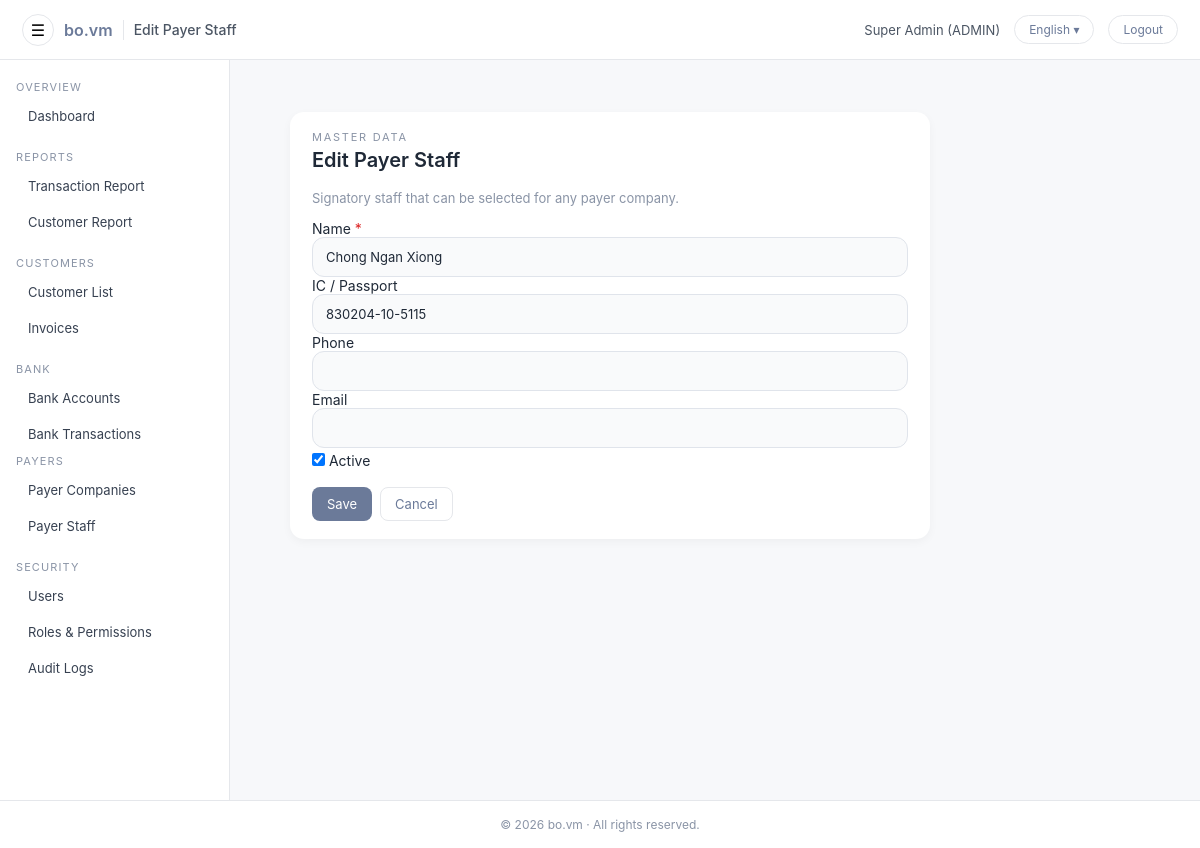
The page /admin/payers/payer_staff_edit.php?id=1 (signed in) on the database its author committed.
### tables this page shows
CREATE TABLE `users` (
  `id` int(11) NOT NULL AUTO_INCREMENT,
  `username` varchar(100) NOT NULL,
  `password_hash` varchar(255) NOT NULL,
  `full_name` varchar(255) NOT NULL,
  `email` varchar(255) DEFAULT NULL,
  `phone` varchar(50) DEFAULT NULL,
  `nric` varchar(50) DEFAULT NULL,
  `role` enum('ADMIN','CUSTOMER') NOT NULL DEFAULT 'CUSTOMER',
  `customer_id` int(11) DEFAULT NULL,
  `must_change_password` tinyint(1) NOT NULL DEFAULT 1,
  `is_active` tinyint(1) NOT NULL DEFAULT 1,
  `last_login_at` datetime DEFAULT NULL,
  `created_at` datetime NOT NULL DEFAULT current_timestamp(),
  `updated_at` datetime DEFAULT NULL ON UPDATE current_timestamp(),
  PRIMARY KEY (`id`),
  UNIQUE KEY `uq_users_username` (`username`),
  KEY `fk_users_customer` (`customer_id`),
  CONSTRAINT `fk_users_customer` FOREIGN KEY (`customer_id`) REFERENCES `customers` (`id`) ON DELETE SET NULL ON UPDATE CASCADE
);

CREATE TABLE `payer_company_staff` (
  `id` int(10) unsigned NOT NULL AUTO_INCREMENT,
  `payer_company_id` int(10) unsigned DEFAULT NULL,
  `staff_name` varchar(255) NOT NULL,
  `phone` varchar(50) DEFAULT NULL,
  `email` varchar(120) DEFAULT NULL,
  `ic_no` varchar(50) DEFAULT NULL,
  `is_active` tinyint(1) NOT NULL DEFAULT 1,
  `created_at` datetime DEFAULT current_timestamp(),
  `updated_at` datetime DEFAULT NULL ON UPDATE current_timestamp(),
  PRIMARY KEY (`id`),
  KEY `idx_company` (`payer_company_id`),
  CONSTRAINT `fk_pcs_company` FOREIGN KEY (`payer_company_id`) REFERENCES `payer_companies` (`id`) ON DELETE SET NULL ON UPDATE CASCADE
);

### app/helpers.php (called while the page is built, shortened)
<?php
if (!function_exists('h')) {
    function h($v): string {
        return htmlspecialchars((string)$v, ENT_QUOTES, 'UTF-8');
    }
}
if (!function_exists('url')) {
    function url(string $path = ''): string {
        $base = defined('BASE_URL') ? rtrim(BASE_URL, '/') : '';
        $path = ltrim($path, '/');
        return ($base ?: '') . '/' . $path;
    }
}

### config/i18n.php (called while the page is built, shortened)
<?php
$lang = $_SESSION['lang'] ?? 'en';
$__translations = [];
$path = __DIR__ . '/../lang/' . $lang . '.php';
if (file_exists($path)) {
    $__translations = require $path;
}
function __tr_find(array $arr, string $key): mixed
{
    if (strpos($key, '.') !== false) {
        $parts = explode('.', $key);
        $cur   = $arr;
        foreach ($parts as $p) {
            if (!is_array($cur) || !array_key_exists($p, $cur)) {
                return null;
            }
            $cur = $cur[$p];
        }
        return $cur;
    }
    return null;
}
function t(string $key, array|string $vars = [], string $fallback = ''): string
{
    global $__translations;
    $text = $fallback;
    $found = __tr_find($__translations, $key);
    if (is_string($found)) {
        $text = $found;
    }
    return $text;
}

### app/auth.php (called while the page is built, shortened)
<?php
require_once __DIR__ . '/../app/helpers.php';
function current_user(): ?array
{
    static $cached = null;
    if ($cached !== null) {
        return $cached;
    }
    $uid = (int)($_SESSION['user_id'] ?? 0);
    $pdo = get_pdo();
    $st  = $pdo->prepare("SELECT * FROM users WHERE id = :id AND is_active = 1");
    $st->execute([':id' => $uid]);
    $row = $st->fetch();
    return $cached = ($row ?: null);
}
function require_admin(): void
{
    $u = current_user();
}

### public/admin/payers/payer_staff_edit.php (the view, shortened to what this page needs)
<?php
require_admin();
$pdo = get_pdo();
$pdo->setAttribute(PDO::ATTR_DEFAULT_FETCH_MODE, PDO::FETCH_ASSOC);
$hasT = function_exists('t');
$id    = isset($_GET['id']) ? (int)$_GET['id'] : 0;
$staff = [
    'id'         => $id,
    'staff_name' => '',
    'ic_no'      => '',
    'phone'      => '',
    'email'      => '',
    'is_active'  => 1,
];
if ($id > 0 && $_SERVER['REQUEST_METHOD'] !== 'POST') {
    $st = $pdo->prepare("
        SELECT * FROM payer_company_staff WHERE id = ?
    ");
    $st->execute([$id]);
    $row = $st->fetch();
    if ($row) {
        $staff['staff_name'] = $row['staff_name'] ?? '';
        $staff['ic_no']      = $row['ic_no']      ?? '';
        $staff['phone']      = $row['phone']      ?? '';
        $staff['email']      = $row['email']      ?? '';
        $staff['is_active']  = isset($row['is_active']) ? (int)$row['is_active'] : 1;
    } else {
        http_response_code(404);
        exit('Payer staff not found.');
    }
}
$page_title = $id > 0
    ? ($hasT ? t('admin.payer_staff.edit_title', [], 'Edit Payer Staff') : 'Edit Payer Staff')
    : ($hasT ? t('admin.payer_staff.new_title', [], 'New Payer Staff')  : 'New Payer Staff');
include __DIR__ . '/../include/header.php';
?>
<div class="admin-main">
  <div class="admin-main-inner">
    <div class="admin-card" style="max-width:640px;">
      <div class="admin-card-header">
        <div>
          <div class="form-page-eyebrow">
            <?= h($hasT ? t('admin.payer_staff.eyebrow', [], 'Master data') : 'Master data') ?>
          </div>
          <h1 class="page-title"><?= h($page_title) ?></h1>
          <div class="form-page-subtitle">
            <?= h($hasT ? t('admin.payer_staff.subtitle', [], 'Signatory staff that can be selected for any payer company.') : 'Signatory staff that can be selected for any payer company.') ?>
          </div>
        </div>
      </div>
      <div class="admin-card-body">
        <form method="post">
          <div class="form-group">
            <label>
              <?= h($hasT ? t('admin.payer_staff.field.name', [], 'Name') : 'Name') ?>
              <span style="color:#dc2626">*</span>
            </label>
            <input
              type="text"
              name="staff_name"
              class="form-control"
              value="<?= h($staff['staff_name']) ?>"
              required
            >
          </div>
          <div class="form-group">
            <label><?= h($hasT ? t('admin.payer_staff.field.ic', [], 'IC / Passport') : 'IC / Passport') ?></label>
            <input
              type="text"
              name="ic_no"
              class="form-control"
              value="<?= h($staff['ic_no']) ?>"
            >
          </div>
          <div class="form-group">
            <label><?= h($hasT ? t('admin.payer_staff.field.phone', [], 'Phone') : 'Phone') ?></label>
            <input
              type="text"
              name="phone"
              class="form-control"
              value="<?= h($staff['phone']) ?>"
            >
          </div>
          <div class="form-group">
            <label><?= h($hasT ? t('admin.payer_staff.field.email', [], 'Email') : 'Email') ?></label>
            <input
              type="email"
              name="email"
              class="form-control"
              value="<?= h($staff['email']) ?>"
            >
          </div>
          <div class="form-group" style="margin-top:4px;">
            <label>
              <input type="checkbox" name="is_active" value="1"
                <?= $staff['is_active'] ? 'checked' : '' ?>>
              <?= h($hasT ? t('admin.payer_staff.field.active', [], 'Active') : 'Active') ?>
            </label>
          </div>
          <div style="margin-top:18px; display:flex; gap:8px;">
            <button type="submit" class="btn btn-primary">
              <?= h($hasT ? t('admin.common.save', [], 'Save') : 'Save') ?>
            </button>
            <a href="<?= h(url('admin/payers/payer_staff_list.php')) ?>" class="btn btn-light">
              <?= h($hasT ? t('admin.common.cancel', [], 'Cancel') : 'Cancel') ?>
            </a>
          </div>
        </form>
      </div>
    </div>
  </div>
</div>
<?php include __DIR__ . '/../include/footer.php'; ?>

### public/admin/include/header.php (shortened to what this page needs)
<?php
$u = current_user();
$page_title = $page_title ?? 'Admin';
$currentLang = $_SESSION['lang'] ?? 'en';
$langLabelMap = [
  'en' => 'English',
  'ms' => 'Malay',
  'zh' => '中文',
];
$displayLang = $langLabelMap[$currentLang] ?? 'English';
?>
<!DOCTYPE html>
<html lang="<?= h($currentLang) ?>">
<head>
  <link rel="stylesheet" href="<?= h(url('admin/assets/style.css')) ?>">
  <link rel="stylesheet" href="<?= h(url('admin/assets/css/admin-actions-menu.css')) ?>">
  <link rel="stylesheet" href="<?= h(url('public/assets/css/date_range.css')) ?>">
</head>
<body class="admin-body">
  <header class="admin-topbar">
    <div class="topbar-left">
      <button id="sidebarToggle"
        class="topbar-toggle"
        type="button"
        aria-label="<?= h(function_exists('t') ? t('admin.header.toggle_sidebar', [], 'Toggle sidebar') : 'Toggle sidebar') ?>">☰</button>
      <span class="topbar-logo">bo.vm</span>
      <span class="topbar-app-title"><?= h($page_title) ?></span>
    </div>
    <div class="topbar-right">
      <span class="topbar-user">
        <?= h($u['full_name'] ?? $u['username']) ?> (<?= h($u['role']) ?>)
      </span>
      <div class="lang-wrap">
        <button id="adminLangToggle" class="btn-topbar">
          <?= h($displayLang) ?> ▾
        </button>
      </div>
      <a class="btn-topbar" href="<?= h(url('logout.php')) ?>">
        <?= h(function_exists('t') ? t('admin.header.logout', [], 'Logout') : 'Logout') ?>
      </a>
    </div>
  </header>
  <div class="admin-shell">
    <?php include __DIR__ . '/sidebar.php'; ?>
    <main class="admin-main">
      <div class="admin-main-inner">

### public/admin/assets/style.css (style rules this page uses)
:root { --bg: #f7f8fa; --panel: #ffffff; --primary: #6b7a99; --primary-hover: #56627d; --primary-soft: #eef1f6; --text: #1f2937; --muted: #8a94a6; --border: #e5e7eb; --sidebar-bg-top: #ffffff; --sidebar-bg-bottom: #ffffff; }
* { margin: 0; padding: 0; box-sizing: border-box; font-family: "Inter", system-ui, -apple-system, BlinkMacSystemFont, "Segoe UI", sans-serif; }
body { background: var(--bg); color: var(--text); font-size: 14px; }
.admin-topbar { height: 60px; background: #ffffff; border-bottom: 1px solid var(--border); padding: 0 22px; display: flex; align-items: center; justify-content: space-between; }
.topbar-left { display: flex; align-items: center; gap: 10px; }
.topbar-logo { font-size: 16px; font-weight: 600; color: var(--primary); }
.topbar-app-title { font-size: 14px; font-weight: 500; color: #4b5563; }
.topbar-right { display: flex; align-items: center; gap: 14px; }
.topbar-user { font-size: 13px; color: #4b5563; }
.btn-topbar { padding: 6px 14px; border-radius: 20px; border: 1px solid var(--border); background: #ffffff; color: var(--primary); text-decoration: none; font-size: 12px; }
.topbar-toggle { border: 1px solid var(--border); background: #ffffff; border-radius: 999px; width: 32px; height: 32px; font-size: 16px; cursor: pointer; display: flex; align-items: center; justify-content: center; }
.admin-shell { display: flex; min-height: calc(100vh - 60px); }
.admin-main { flex: 1; padding: 26px 30px; display: flex; flex-direction: column; }
.admin-main-inner { width: 100%; }
.page-title { font-size: 20px; font-weight: 600; margin-bottom: 18px; }
.admin-card { background: var(--panel); padding: 18px 22px; border-radius: 14px; box-shadow: 0 3px 10px rgba(0,0,0,0.04); margin-bottom: 20px; }
.admin-card-header { display: flex; justify-content: space-between; align-items: center; margin-bottom: 14px; }
.btn { display: inline-block; padding: 8px 14px; border-radius: 8px; text-decoration: none; font-size: 13px; cursor: pointer; border: 1px solid transparent; }
.btn-primary { background: var(--primary); color: #ffffff; }
.btn-light { background: #ffffff; color: var(--primary); border: 1px solid var(--border); }
.form-page-eyebrow { font-size: 11px; letter-spacing: .16em; text-transform: uppercase; color: var(--muted); margin-bottom: 4px; }
.form-page-subtitle { font-size: 13px; color: var(--muted); }
.form-control { width: 100%; height: 40px; padding: 9px 13px; background: #f9fafb; border: 1px solid #e0e4eb; border-radius: 12px; font-size: 13px; color: #1f2937; transition: all 0.18s ease; outline: none; }
.admin-body { padding-top: 0 !important; }
.admin-shell { margin-top: 0 !important; padding-top: 0 !important; }

### public/admin/include/header.php (style rules this page uses)
.lang-wrap { position: relative; }

### rows shown on the page
users: full_name "Super Admin", role "ADMIN"
payer_company_staff: staff_name "Chong Ngan Xiong", ic_no "830204-10-5115", is_active "☑"

### other values the page prints
$page_title "Edit Payer Staff"
$displayLang "English"
$hasT ? t('admin.nav.section.overview', [], 'OVERVIEW') : 'OVERVIEW' "OVERVIEW"
$hasT ? t('admin.nav.dashboard', [], 'Dashboard') : 'Dashboard' "Dashboard"
$hasT ? t('admin.nav.section.reports', [], 'REPORTS') : 'REPORTS' "REPORTS"
$hasT ? t('admin.nav.customer_invoices', [], 'Invoices') : 'Invoices' "Invoices"
$hasT ? t('admin.nav.section.bank', [], 'BANK') : 'BANK' "BANK"
$hasT ? t('admin.nav.section.payers', [], 'PAYERS') : 'PAYERS' "PAYERS"
$hasT ? t('admin.nav.payer_staff', [], 'Payer Staff') : 'Payer Staff' "Payer Staff"
$hasT ? t('admin.nav.section.security', [], 'SECURITY') : 'SECURITY' "SECURITY"
$hasT ? t('admin.nav.users', [], 'Users') : 'Users' "Users"
$hasT ? t('admin.nav.audit_logs', [], 'Audit Logs') : 'Audit Logs' "Audit Logs"
$hasT ? t('admin.payer_staff.field.name', [], 'Name') : 'Name' "Name"
$hasT ? t('admin.payer_staff.field.phone', [], 'Phone') : 'Phone' "Phone"
$hasT ? t('admin.payer_staff.field.email', [], 'Email') : 'Email' "Email"
